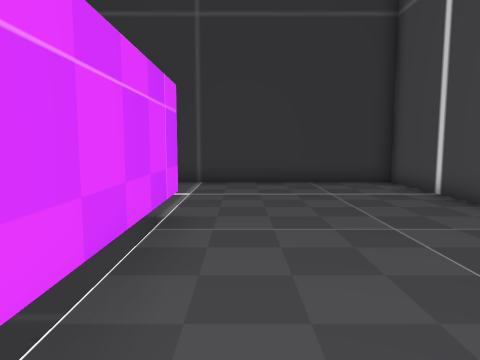
view 1 (above)

16 first-person views from a walk through a Godot game level. The camera is 1.4 m above the floor, tilts 6° down and sees 70° across. The floor is counted in squares, 1 m on a side. Each view is taken from the middle of a square. On the plan, view 1 faces up. The plan holds only what a view shows up to about 15 squares ahead; the rest is blank. The place goes on beyond the plan. Characters and animated objects are not drawn.

view 2
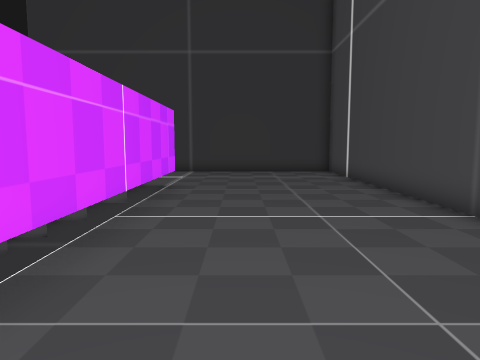

view 3
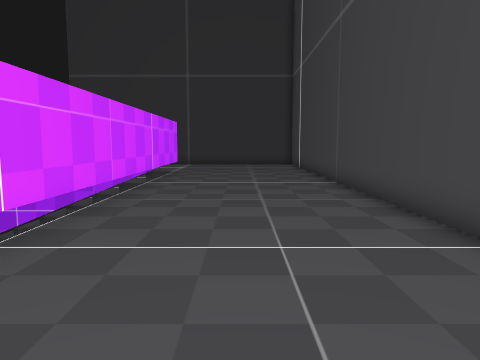

view 4
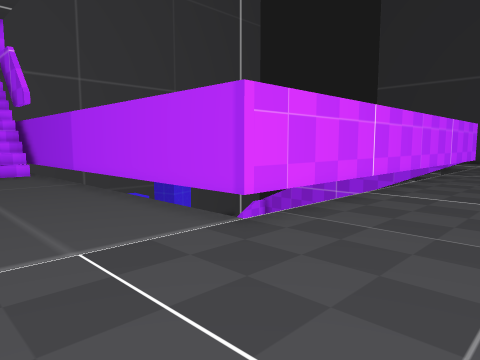

view 5
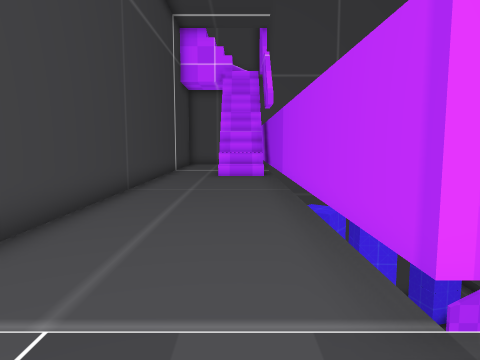

view 6
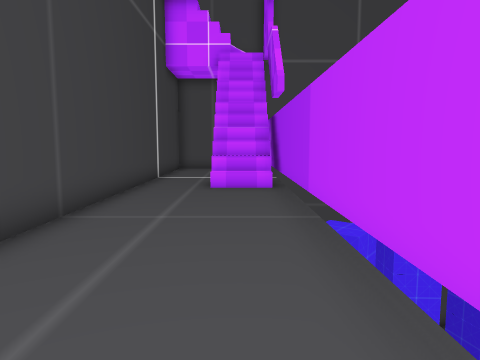

view 7
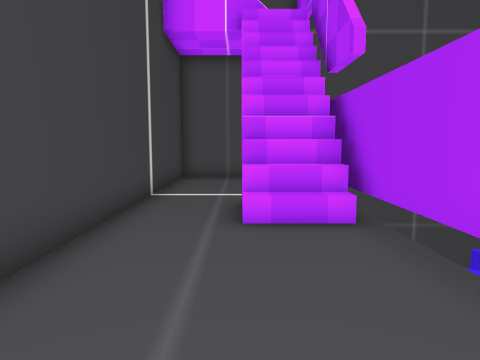

view 8
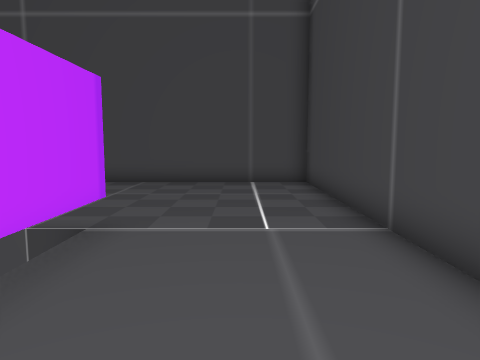

view 9
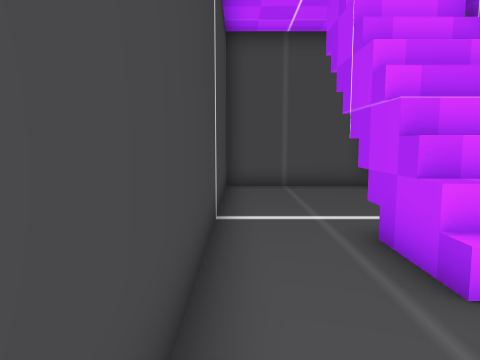

view 10
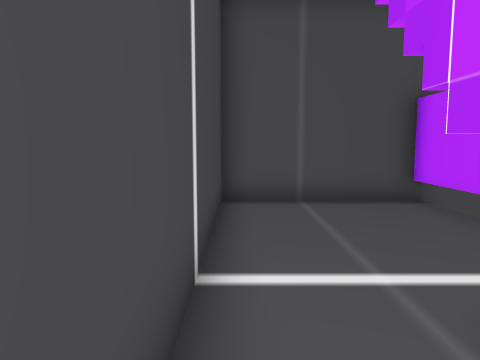

view 11
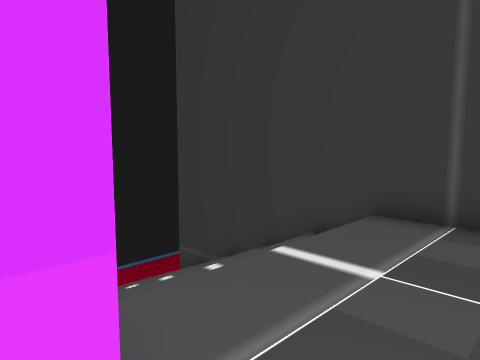

view 12
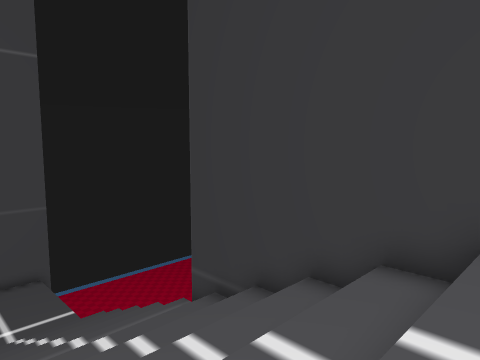

view 13
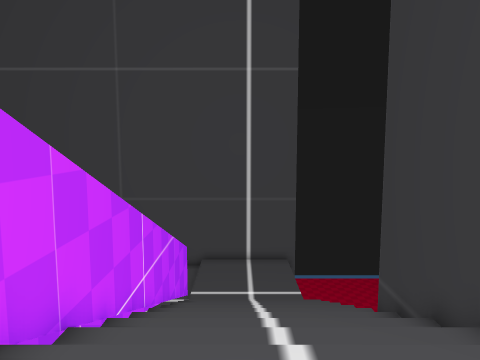

view 14
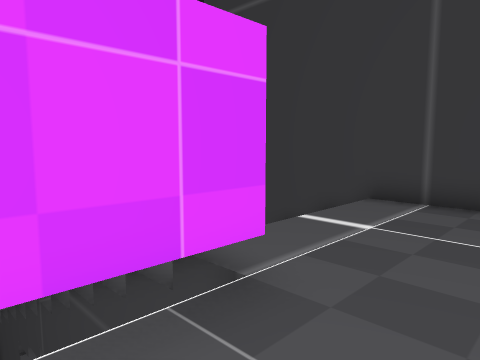

view 15
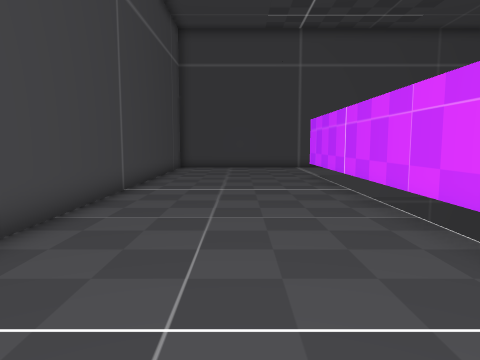

view 16
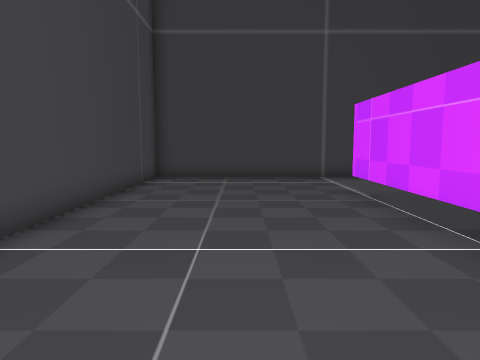

### Floor plan
Key: @ floor where view 1 was taken; # wall or solid block; . floor; / step, stairs or slope; = window, fence, low wall or low ledge; ^ raised ledge; v drop or lower ground.
Columns run from 23 left of view 1 to 6 right of it. Each row starts with its distance up from view 1.
 13               ################
 12       v vvvvvvvvvvvvv........#
 11      vv vvvvvvvvvvvvv........#
 10     vvv vvvvvvvvvvvvv........#
  9      vv vvvvvvvvvvvvv........#
  8         vvv vv vvvvvv........#
  7        vvvvvvvvvvvvvv........#
  6                 ^^    #......#
  5                       #......#
  4                       #......#
  3                       #......#
  2                       #......#
  1                       #......#
  0                       #@.....#
 -1                       #......#
 -2                       #......#
 -3                       #......#
 -4  v                    #......#
 -5  v                    #......#
 -6  v                    #......#
 -7  v                    #......#
 -8  v                    #......#
 -9  v                    #......#
-10  v                    #......#
-11 ######vvv##############......#
-12 #.....##=/...................#
-13 #.....////...................#
-14 #.....#v#/...................#
-15 #............................#
-16 #............................#
-17 ##############################

Positions as (right, up) in squares from view 1, and headings:
1: (0, 0), facing up
2: (1, -5), facing up
3: (2, -11), facing up
4: (3, -16), facing up-left
5: (1, -13), facing left
6: (-3, -13), facing left
7: (-8, -14), facing left
8: (-7, -14), facing right
9: (-11, -16), facing left
10: (-14, -16), facing left
11: (0, 6), facing up-left
12: (-2, 7), facing up-left
13: (-1, 9), facing left
14: (1, 4), facing up-left
15: (2, 4), facing down
16: (2, -2), facing down
